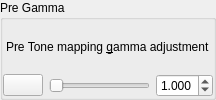
    <widget class="QGroupBox" name="pregammaGroup" >
     <property name="minimumSize" >
      <size>
       <width>111</width>
       <height>0</height>
      </size>
     </property>
     <property name="toolTip" >
      <string>Gamma applied before tone mapping</string>
     </property>
     <property name="whatsThis" >
      <string>Here you can apply a gamma correction to the HDR.&lt;br>The gamma correction will applied before tone mapping.</string>
     </property>
     <property name="title" >
      <string>Pre Gamma</string>
     </property>
     <layout class="QVBoxLayout" >
      <property name="margin" >
       <number>0</number>
      </property>
      <property name="spacing" >
       <number>0</number>
      </property>
      <item>
       <layout class="QHBoxLayout" >
        <property name="margin" >
         <number>0</number>
        </property>
        <property name="spacing" >
         <number>6</number>
        </property>
        <item>
         <spacer>
          <property name="orientation" >
           <enum>Qt::Horizontal</enum>
          </property>
          <property name="sizeHint" >
           <size>
            <width>3</width>
            <height>23</height>
           </size>
          </property>
         </spacer>
        </item>
        <item>
         <widget class="QLabel" name="label_34" >
          <property name="text" >
           <string>Pre Tone mapping &amp;gamma adjustment</string>
          </property>
          <property name="buddy" >
           <cstring>pregammaSlider</cstring>
          </property>
         </widget>
        </item>
        <item>
         <spacer>
          <property name="orientation" >
           <enum>Qt::Horizontal</enum>
          </property>
          <property name="sizeHint" >
           <size>
            <width>3</width>
            <height>23</height>
           </size>
          </property>
         </spacer>
        </item>
       </layout>
      </item>
      <item>
       <layout class="QHBoxLayout" >
        <property name="margin" >
         <number>0</number>
        </property>
        <property name="spacing" >
         <number>6</number>
        </property>
        <item>
         <widget class="QPushButton" name="pregammadefault" >
          <property name="sizePolicy" >
           <sizepolicy>
            <hsizetype>0</hsizetype>
            <vsizetype>0</vsizetype>
            <horstretch>0</horstretch>
            <verstretch>0</verstretch>
           </sizepolicy>
          </property>
          <property name="toolTip" >
           <string>Restore pregamma's default value (1)</string>
          </property>
          <property name="text" >
           <string/>
          </property>
          <property name="icon" >
           <iconset resource="../icons.qrc" >:/new/prefix1/images/undo.png</iconset>
          </property>
          <property name="autoDefault" >
           <bool>false</bool>
          </property>
         </widget>
        </item>
        <item>
         <widget class="QSlider" name="pregammaSlider" >
          <property name="cursor" >
           <cursor>13</cursor>
          </property>
          <property name="orientation" >
           <enum>Qt::Horizontal</enum>
          </property>
         </widget>
        </item>
        <item>
         <widget class="QDoubleSpinBox" name="pregammadsb" >
          <property name="decimals" >
           <number>3</number>
          </property>
          <property name="maximum" >
           <double>3.000000000000000</double>
          </property>
          <property name="singleStep" >
           <double>0.100000000000000</double>
          </property>
          <property name="value" >
           <double>1.000000000000000</double>
          </property>
         </widget>
        </item>
       </layout>
      </item>
     </layout>
    </widget>
